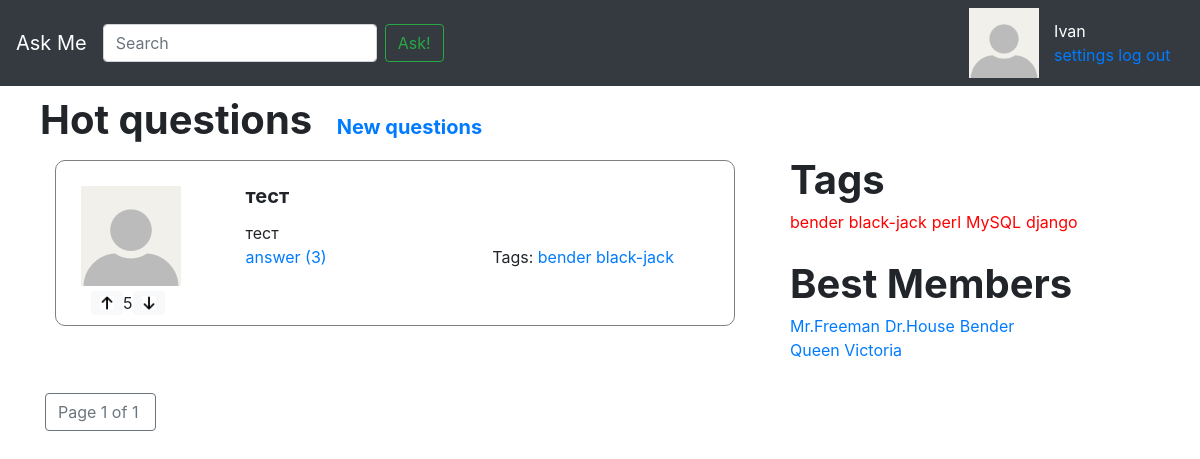
The app's page /hot/, older data.
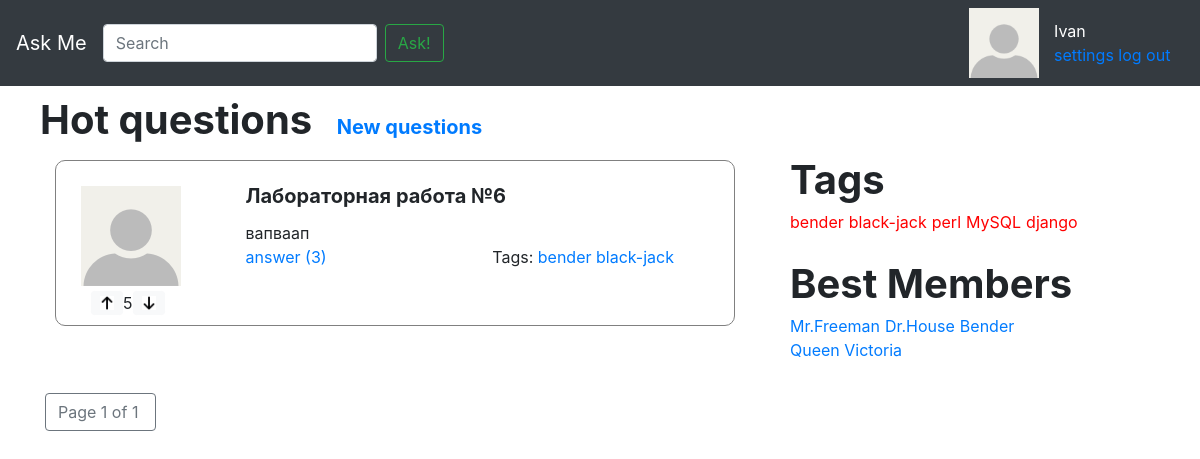
The same page, newer data.
### app/models.py (models this page shows, shortened)
class Question(models.Model):
	title = models.CharField(max_length = 256, verbose_name = 'Заголовок')
	text = models.TextField(verbose_name = 'Текст')
	date_create = models.DateField(auto_now_add=True, verbose_name = 'Дата создания')
	rating = models.IntegerField(verbose_name = 'Рейтинг')
	author = models.ForeignKey('User', on_delete = models.CASCADE, verbose_name = 'Автор')
	tags = models.ManyToManyField('Tag', verbose_name = 'Тэги')
	marks = GenericRelation(Mark)
	objects = QuestionManager()
	class Meta:
		verbose_name = 'Вопрос'
		verbose_name_plural = 'Вопросы'

### app/views.py (the view)
# urls.py: path('hot/', views.hot_questions, name='hot_questions'),
def hot_questions(request):
	hot_questions = Question.objects.best_questions()
	question_pages = paginate(request, hot_questions)
	return render(request, 'hot_questions.html', {
        'page_obj': question_pages,
    })

### app/models.py (called while the page is built)
	def best_questions(self):
		return self.order_by('-rating', '-date_create')

### app/views.py (called while the page is built)
def paginate(request, object_list, per_page=3):
    paginator = Paginator(object_list, per_page)
    page_number = request.GET.get('page')
    page_obj = paginator.get_page(page_number)
    return page_obj

### askme/context_processors.py (called while the page is built)
def tags(arg):
	tags = { 1:'bender',
		2:'black-jack',
		3:'perl',
		4:'MySQL',
		5:'django',
	}
	return { 'tags': tags }

def best_members(arg):
	best_members = {
		1:'Mr.Freeman',
		2:'Dr.House',
		3:'Bender',
		4:'Queen Victoria',
		}
	return { 'members': best_members }

### templates/hot_questions.html
{% extends 'inc/base.html' %}
{% load static %}
{% block header %}
    <span href="" id="new_questions_text">Hot questions</a>
    <a href="{% url 'index' %}" id="hot_questions_text">New questions</a>
{% endblock header %}
{% block content %}
    {% for question in page_obj %}
        {% include 'inc/one_question.html' %}
    {% endfor %}
{% endblock content %}
{% block right %}
    {% include 'inc/tags_section.html' %}
{% endblock right %}

### templates/inc/one_question.html
{% load static %}
<div class="row question-box">
	<div class="col-3 question_box_left">
		<div class="row">
			<img src="{% static "img/111.jpg" %}" alt="My image" class="question-img">
		</div>
		<div class="row like_widget">
			<img class="btn btn-primary btn-sm btn-light" src="{% static 'img/like.jpg' %}" height="24">
			<div class="bd-highlight like-status">5</div>
			<img class="btn btn-primary btn-sm btn-light" src="{% static 'img/dislike.jpg' %}" height="24">
		</div>
	</div>
	<div class="col-9">
		<div class="question_box_right">
			<div class="question-title">{{ question.title }}</div>
			<div class="question-text">{{ question.text }}</div>
			<div class="row">
				<div class="col">
					<a class="ans_tag" href="{% url 'question_answers' question.id  %}">answer (<span>3</span>)</a>
				</div>
				<div class="col">
					<span class="ans_tag">Tags:</span>
					<a class="ans_tag" href="{% url 'tag' tags.1  %}">{{ tags.1 }}</a>
					<a class="ans_tag" href="{% url 'tag' tags.2  %}">{{ tags.2 }}</a>
				</div>
			</div>
		</div>
	</div>
</div>

Row changes from the older to the newer data that the page shows:
changed Question: title "тест" → "Лабораторная работа №6"; text "тест" → "вапваап"
